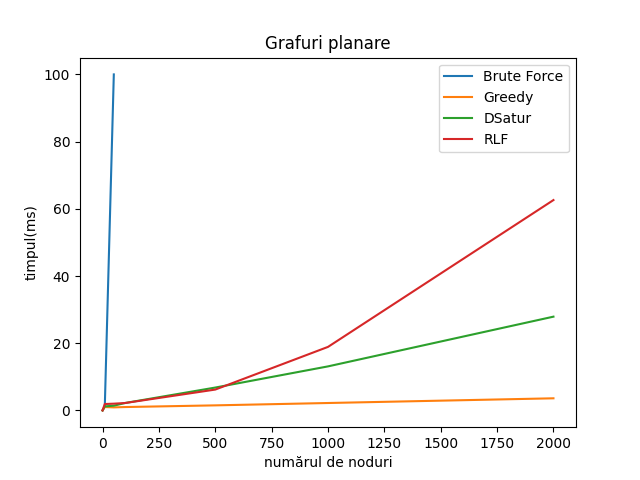

Generate this figure with Python:
import matplotlib.pyplot as plt
import numpy as np 

plt.title("Grafuri planare") 
plt.xlabel("numărul de noduri") 
plt.ylabel("timpul(ms)")

data = np.array([
    [0, 0],
    [10, 1.2],
    [50, 100],
])

data2 = np.array([
    [0, 0],
    [10, 1],
    [50, 0.9],
    [100, 1],
    [500, 1.5],
    [1000, 2.2],
    [2000, 3.6],
])

data3 = np.array([
    [0, 0],
    [10, 1.2],
    [50, 1.4],
    [100, 2.2],
    [500, 6.8],
    [1000, 13.1],
    [2000, 27.9],
])

data4 = np.array([
    [0, 0],
    [10, 1.9],
    [50, 2],
    [100, 2.2],
    [500, 6.2],
    [1000, 18.9],
    [2000, 62.6],
])

x, y = data.T
plt.plot(x, y, label='Brute Force')

x, y = data2.T
plt.plot(x, y, label='Greedy')

x, y = data3.T
plt.plot(x, y, label='DSatur')

x, y = data4.T
plt.plot(x, y, label='RLF')

plt.legend()


# Save the figure as a png file
plt.savefig('fig5.png')